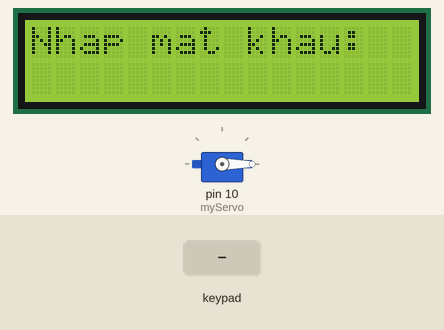
Recording of a sketch running on a simulated Arduino Uno, built with avr-gcc and run on an emulated ATmega328P. Shown: 16×2 character LCD, servo. The inputs (shaded band) are chosen by the test bench.

Above: at 1.2 s.
1.3 s: keypad keys 1 2 3 4 # pressed 0.4 s apart
At 3.4 s:
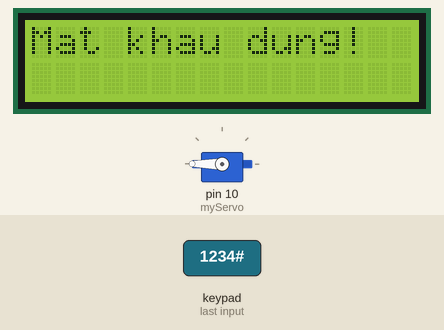
6.3 s: key 'A' pressed
At 7.5 s:
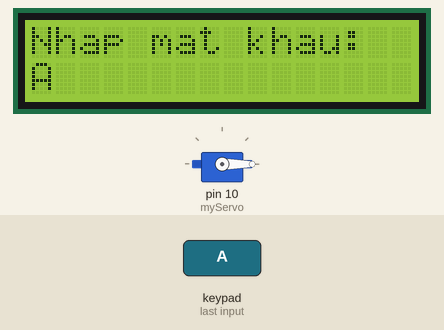
7.8 s: key 'B' pressed
At 8.8 s:
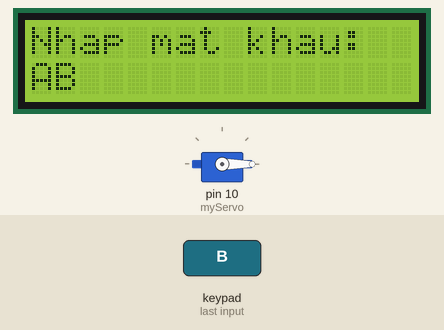
9.3 s: keypad keys 1 2 3 4 A pressed 0.4 s apart
At 11.4 s:
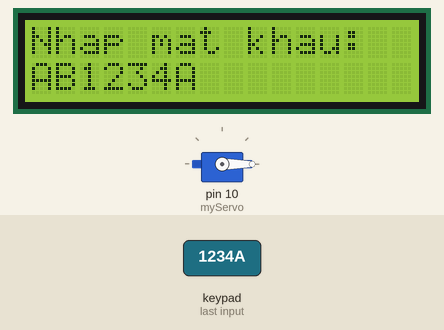
12.8 s: key 'C' pressed
At 14.0 s:
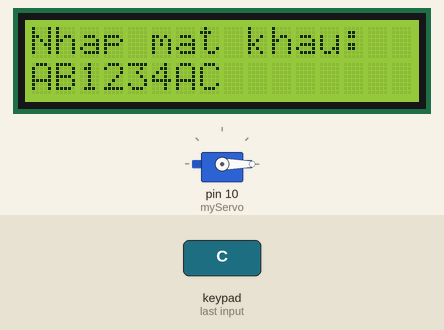
14.3 s: keypad keys 1 2 3 4 D pressed 0.4 s apart
At 16.8 s:
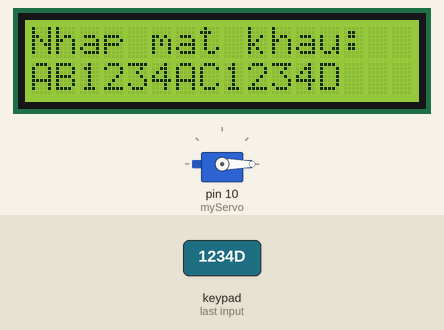
Timing chart, 0 to 18.3 s (numbered marks = the images above; inputs shaded):
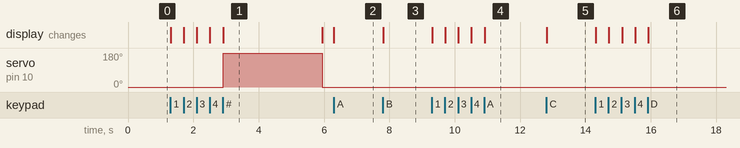

Measured:
- after the input at 1.3 s, servo on pin 10 (myServo): 0° → 180° after 1.6 s, → 0° 3.0 s later; the display: first changes at once (image 1 shows a later state)
- after the input at 6.3 s, the display: changes at once (image 2)
- after the input at 7.8 s, the display: changes at once (image 3)
- after the input at 9.3 s, the display: first changes at once (image 4 shows a later state)
- after the input at 12.8 s, the display: changes at once (image 5)
- after the input at 14.3 s, the display: first changes at once (image 6 shows a later state)
- what the display in image 1 shows lasts 3.0 s, from 2.9 s to 5.9 s

The sketch:

mocuabangmatkhau.ino
```cpp
#include <Wire.h>
#include <LiquidCrystal_I2C.h>
#include <Keypad.h>
#include <Servo.h>

// Khai báo chân điều khiển servo
Servo myServo;

// Khai báo LCD
LiquidCrystal_I2C lcd(0x27, 16, 2);

// Khai báo bàn phím
const byte ROWS = 4; // 4 hàng
const byte COLS = 4; // 4 cột
char keys[ROWS][COLS] = {
  {'1', '2', '3', 'A'},
  {'4', '5', '6', 'B'},
  {'7', '8', '9', 'C'},
  {'*', '0', '#', 'D'}
};

byte rowPins[ROWS] = {9, 8, 7, 6}; // Chân hàng
byte colPins[COLS] = {5, 4, 3, 2}; // Chân cột

Keypad keypad = Keypad(makeKeymap(keys), rowPins, colPins, ROWS, COLS);

// Mật khẩu
String password = "1234"; // Mật khẩu mặc định
String inputPassword = "";

void setup() {
  lcd.init();
  lcd.backlight();
  myServo.attach(10); // Gắn servo vào chân 9
  myServo.write(0); // Đặt servo ở vị trí đóng

  lcd.setCursor(0, 0);
  lcd.print("Nhap mat khau:");
}

void loop() {
  char key = keypad.getKey();
  if (key) {
    if (key == '#') { // Nhấn '#' để kiểm tra mật khẩu
      if (inputPassword == password) {
        lcd.clear();
        lcd.print("Mat khau dung!");
        myServo.write(180); // Mở cửa
        delay(3000); // Giữ 2 giây
        myServo.write(0); // Đóng cửa
        lcd.clear();
        lcd.print("Nhap mat khau:");
        inputPassword = ""; // Reset mật khẩu đã nhập
      } else {
        lcd.clear();
        lcd.print("Mat khau sai!");
        delay(2000); // Hiển thị 2 giây
        lcd.clear();
        lcd.print("Nhap mat khau:");
        inputPassword = ""; // Reset mật khẩu đã nhập
      }
    } else if (key == '*') { // Nhấn '*' để xóa mật khẩu đã nhập
      inputPassword = "";
      lcd.clear();
      lcd.print("Nhap mat khau:");
    } else { // Thêm ký tự vào mật khẩu đã nhập
      inputPassword += key;
      lcd.setCursor(0, 1);
      lcd.print(inputPassword);
    }
  }
}
```
